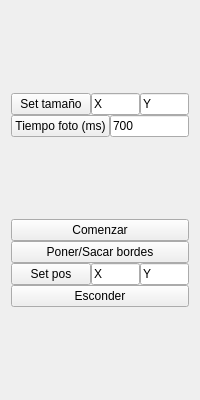
<?xml version="1.0" encoding="UTF-8"?>
<ui version="4.0">
 <class>PicWinControl</class>
 <widget class="QWidget" name="PicWinControl">
  <property name="windowModality">
   <enum>Qt::ApplicationModal</enum>
  </property>
  <property name="geometry">
   <rect>
    <x>0</x>
    <y>0</y>
    <width>200</width>
    <height>400</height>
   </rect>
  </property>
  <property name="minimumSize">
   <size>
    <width>180</width>
    <height>400</height>
   </size>
  </property>
  <property name="maximumSize">
   <size>
    <width>200</width>
    <height>500</height>
   </size>
  </property>
  <property name="windowTitle">
   <string>Picture Config</string>
  </property>
  <layout class="QHBoxLayout" name="horizontalLayout_3">
   <item>
    <layout class="QVBoxLayout" name="verticalLayout_2">
     <property name="spacing">
      <number>0</number>
     </property>
     <property name="sizeConstraint">
      <enum>QLayout::SetMaximumSize</enum>
     </property>
     <property name="leftMargin">
      <number>0</number>
     </property>
     <item>
      <layout class="QVBoxLayout" name="txtsizeLayout">
       <property name="spacing">
        <number>0</number>
       </property>
       <item>
        <layout class="QHBoxLayout" name="horizontalLayout">
         <property name="spacing">
          <number>0</number>
         </property>
         <item>
          <widget class="QPushButton" name="txtbuttonSetSize">
           <property name="text">
            <string>Set tamaño</string>
           </property>
          </widget>
         </item>
         <item>
          <widget class="QLineEdit" name="txtsizeX">
           <property name="inputMask">
            <string/>
           </property>
           <property name="text">
            <string>X</string>
           </property>
          </widget>
         </item>
         <item>
          <widget class="QLineEdit" name="txtsizeY">
           <property name="text">
            <string>Y</string>
           </property>
          </widget>
         </item>
        </layout>
       </item>
       <item>
        <layout class="QHBoxLayout" name="horizontalLayout_4">
         <property name="spacing">
          <number>0</number>
         </property>
         <item>
          <widget class="QPushButton" name="txtbuttonSetVelocity">
           <property name="text">
            <string>Tiempo foto (ms)</string>
           </property>
          </widget>
         </item>
         <item>
          <widget class="QLineEdit" name="txttextVelocity">
           <property name="text">
            <string>700</string>
           </property>
          </widget>
         </item>
        </layout>
       </item>
      </layout>
     </item>
     <item>
      <layout class="QVBoxLayout" name="verticalLayout_4">
       <property name="spacing">
        <number>0</number>
       </property>
       <item>
        <widget class="QPushButton" name="txtbuttonStartStop">
         <property name="text">
          <string>Comenzar</string>
         </property>
        </widget>
       </item>
       <item>
        <widget class="QPushButton" name="txtbuttonStyle">
         <property name="text">
          <string>Poner/Sacar bordes</string>
         </property>
        </widget>
       </item>
       <item>
        <layout class="QVBoxLayout" name="verticalLayout">
         <property name="spacing">
          <number>0</number>
         </property>
         <item>
          <layout class="QHBoxLayout" name="horizontalLayout_2">
           <property name="spacing">
            <number>0</number>
           </property>
           <item>
            <widget class="QPushButton" name="txtbuttonSetPos">
             <property name="text">
              <string>Set pos</string>
             </property>
            </widget>
           </item>
           <item>
            <widget class="QLineEdit" name="txtposX">
             <property name="inputMask">
              <string/>
             </property>
             <property name="text">
              <string>X</string>
             </property>
            </widget>
           </item>
           <item>
            <widget class="QLineEdit" name="txtposY">
             <property name="text">
              <string>Y</string>
             </property>
            </widget>
           </item>
          </layout>
         </item>
         <item>
          <widget class="QPushButton" name="txtbuttonShowHideWindow">
           <property name="text">
            <string>Esconder</string>
           </property>
          </widget>
         </item>
        </layout>
       </item>
      </layout>
     </item>
    </layout>
   </item>
  </layout>
 </widget>
 <resources/>
 <connections/>
 <slots>
  <slot>change_size(int,int)</slot>
 </slots>
</ui>
